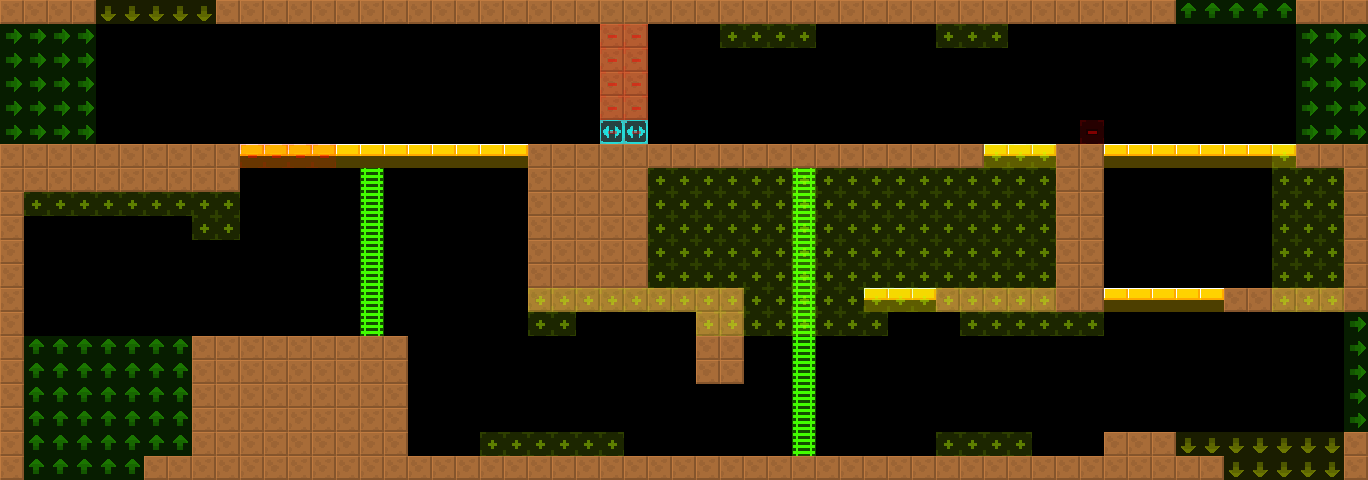

Below is a game level as drawn by its tile map, then a one-line description and the .tmx that defines it (tile-layer data replaced by summaries):
An orthogonal 57x20 tile map with 24x24 px tiles, 2 tile layers (col, lnk), 2 tilesets and 2 objects (Door, Water).

<map version="1.4" tiledversion="1.4.2" orientation="orthogonal" renderorder="right-down" width="57" height="20" tilewidth="24" tileheight="24" infinite="0" nextlayerid="4" nextobjectid="8">
 <tileset firstgid="6" source="../../lnk.tsx" />
 <tileset firstgid="1" source="../../col.tsx" />
 <layer id="1" name="col" width="57" height="20">
  <data>[1140 cells, 326 non-empty, 4 distinct tile ids]</data>
 </layer>
 <layer id="2" name="lnk" width="57" height="20" opacity="0.5">
  <data>[1140 cells, 290 non-empty, 5 distinct tile ids]</data>
 </layer>
 <objectgroup id="3" name="markers" opacity="0.5">
  <object id="1" name="Door" type="Door" x="1080" y="120" width="24" height="24">
   <properties>
    <property name="yr" value="0" />
    <property name="xr" value="0" />
   </properties>
  </object>
  <object id="2" name="Water" type="Water" x="408" y="432" width="696" height="24">
   <properties>
    <property name="yr" value="0" />
    <property name="xr" value="0" />
   </properties>
  </object>
 </objectgroup>
</map>
